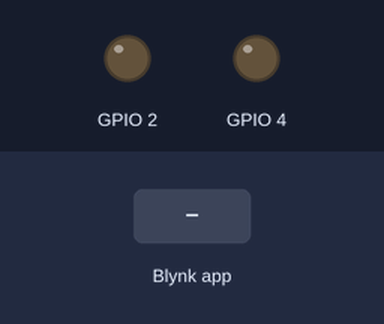
The sketch below on a simulated ESP8266 (NodeMCU). Shown: output pins drawn as LEDs (lit = HIGH). The inputs (shaded band) are chosen by the test bench. WiFi joins after 1.5 s; servers stay silent unless stated.

Above: at 3.0 s.
3.1 s: Blynk app writes 0 to V0
At 3.7 s:
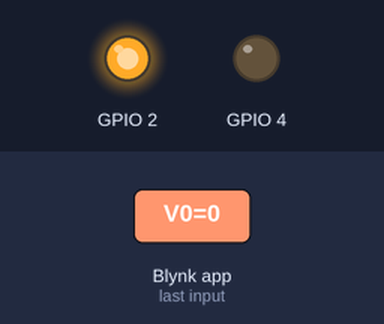
4.6 s: Blynk app writes 0 to V1
At 5.8 s:
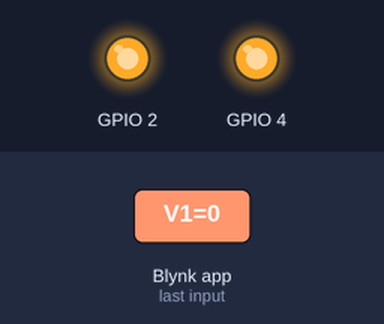
6.1 s: Blynk app writes 1 to V0
At 7.2 s:
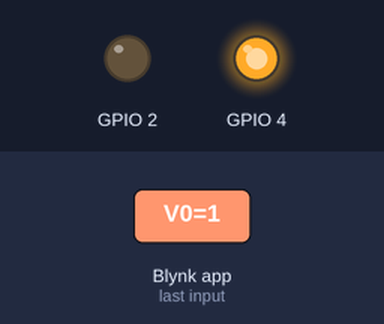
7.6 s: Blynk app writes 200 to V0
At 8.3 s:
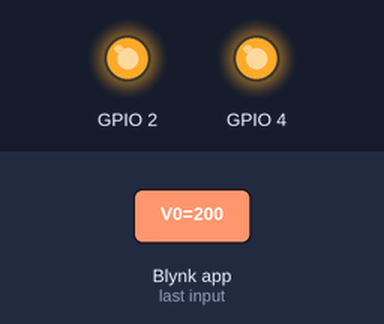
9.1 s: Blynk app writes 1 to V1
At 9.4 s:
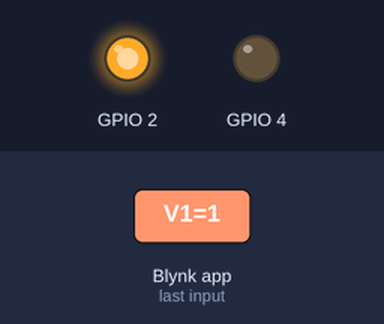
Timing chart, 0 to 11.6 s (numbered marks = the images above; inputs shaded):
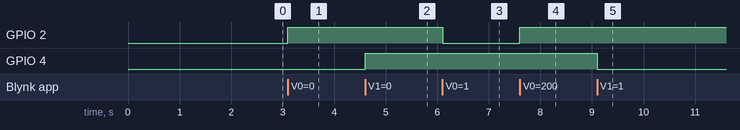

The sketch:

Plantbuddy_code2.ino
```cpp
// (licence header left out)
/* Fill in information from your Blynk Template here */
/* Read more: https://bit.ly/BlynkInject */
#define BLYNK_TEMPLATE_ID "TMPL3I6AXn2u8"
#define BLYNK_TEMPLATE_NAME "NodeMCU"

#define BLYNK_FIRMWARE_VERSION        "0.1.0"

#define BLYNK_PRINT Serial
//#define BLYNK_DEBUG

#define APP_DEBUG

// Uncomment your board, or configure a custom board in Settings.h
//#define USE_SPARKFUN_BLYNK_BOARD
//#define USE_NODE_MCU_BOARD
//#define USE_WITTY_CLOUD_BOARD
//#define USE_WEMOS_D1_MINI

#include "BlynkEdgent.h"


BLYNK_WRITE(V0)
{
  if (param.asInt()==1){
    digitalWrite(2,LOW);
  }
  else
  {
    digitalWrite(2,HIGH);

  }
}
BLYNK_WRITE(V1)
{
  if (param.asInt()==1){
    digitalWrite(4,LOW);
  }
  else
  {
    digitalWrite(4,HIGH);
  }
}
BLYNK_CONNECTED()
{
  Blynk.syncVirtual(V0);
  Blynk.syncVirtual(V1);
}
void setup()
{
  pinMode(2,OUTPUT);
  pinMode(4,OUTPUT);
  Serial.begin(115200);

  BlynkEdgent.begin();
}
void loop()
{
  BlynkEdgent.run();
}
```

Measured:
- after the input at 3.1 s, GPIO 2: LOW → HIGH at once
- after the input at 4.6 s, GPIO 4: LOW → HIGH at once
- after the input at 6.1 s, GPIO 2: HIGH → LOW at once
- after the input at 7.6 s, GPIO 2: LOW → HIGH at once
- after the input at 9.1 s, GPIO 4: HIGH → LOW at once
